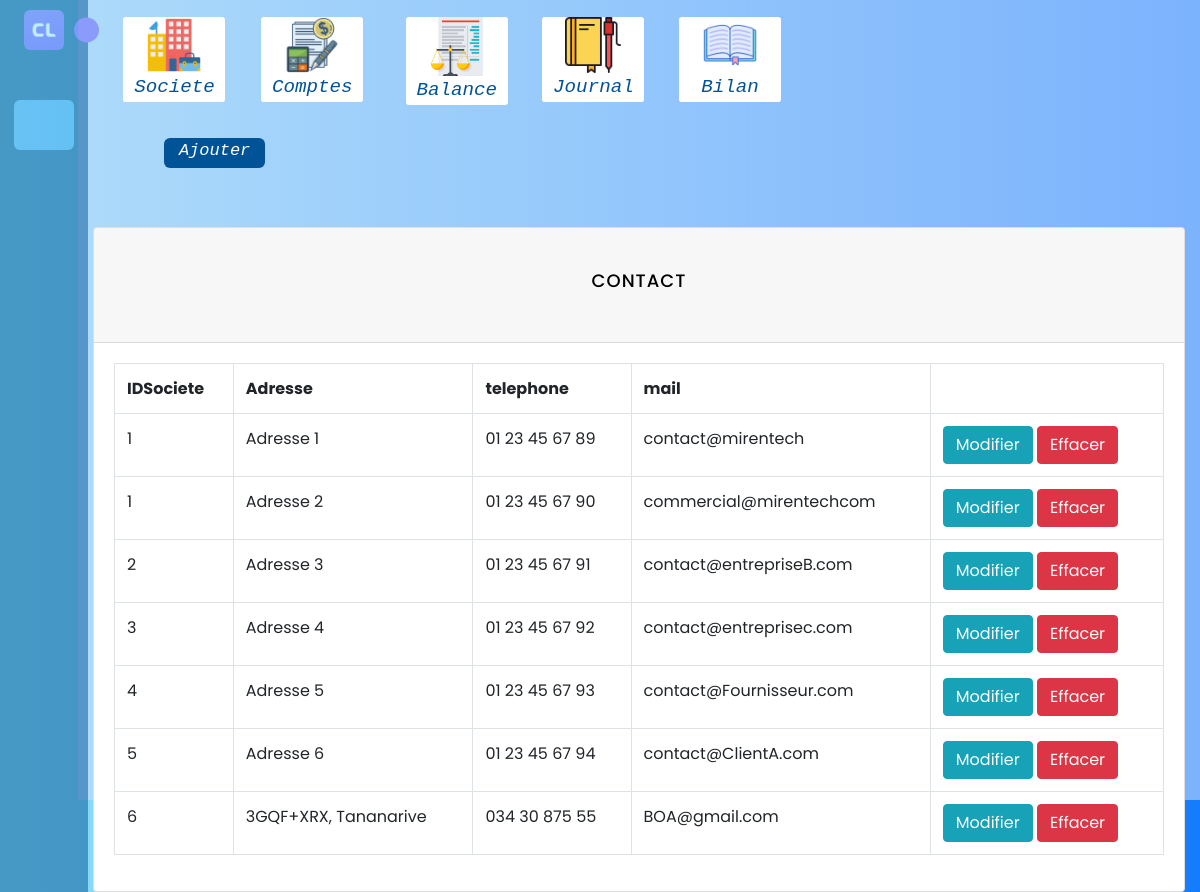
The app's page /SI-ITU/index.php with its own data.
### tables this page shows
CREATE TABLE Contact (
    id INTEGER AUTO_INCREMENT PRIMARY KEY ,
    idSociete INTEGER null,
    adresse VARCHAR(255) NULL,
    telephone VARCHAR(255) , 
    mail VARCHAR(255) NULL,
    Siege varchar(15) NUll,
    
    FOREIGN KEY (idSociete) REFERENCES identite_Entreprise(id)

);

### SI-ITU/application/views/templates/template.php (called while the page is built, shortened)
<?php
    $header = "templates/header";
    if($categorie == "S")
    {
        $header = "templates/headerS";
    }
    $this->load->view($header);
    $this->load->view($content);
?>

### SI-ITU/application/controllers/Welcome.php (called while the page is built, shortened)
<?php
class Welcome extends CI_Controller {
	public function index()
	{
		$identite_entreprise = $this->db->get('identite_Entreprise')->result();
        $devise = $this->db->get('Devise')->result();
        $data['identite_entreprise'] = $identite_entreprise;
        $data['devise'] = $devise;
		$data['content'] = "select/contact";
		$data['categorie'] = "S";
		$this->load->view('templates/template',$data);
	}
}

### SI-ITU/index.php (called while the page is built, shortened)
<?php
require_once BASEPATH.'core/CodeIgniter.php';

### SI-ITU/application/views/select/contact.php (the view, shortened to what this page needs)
<?php
 $query = $this->db->get('Contact');
 $contacts = $query->result();
?>
<div class="container">
 <div class="card mt-5">
   <div class="card-header">
     <h2>CONTACT</h2>
   </div>
   <div class="card-body">
     <table class="table table-bordered">
       <tr>
         <th>IDSociete</th>
         <th>Adresse</th>
         <th>telephone</th>
         <th>mail</th>
       </tr>
       <?php foreach($contacts as $contact): ?>
         <tr>
           <td><?php echo $contact->idSociete; ?></td>
           <td><?php echo $contact->adresse; ?></td>
           <td><?php echo $contact->telephone; ?></td>
           <td><?php echo $contact->mail; ?></td>
           <td>
             <a href="<?php echo site_url('update/Update/contact?id='.$contact->id) ?>" class="btn btn-info">Modifier</a>
             <a onclick="return confirm('EST TU SUR DE VOULOIR EFFACER CETTE LIGNE?')" href="<?php echo site_url('delete/Delete/contact?id='.$contact->id) ?>" class='btn btn-danger'>Effacer </a>
           </td>
         </tr>
       <?php endforeach; ?>
     </table>
   </div>
 </div>
</div>
    </section>
</body>
</html>

### SI-ITU/assets/css/style.css (style rules this page uses)
* { box-sizing: border-box; -webkit-box-sizing: border-box; -moz-box-sizing: border-box; }
body { font-family: 'lato', sans-serif; -webkit-font-smoothing: antialiased; background: linear-gradient(270deg, #0070fbeb, #8fe1f4); padding: 0; margin: 0; height: 100vh; }
h2 { text-align: center; font-size: 18px; text-transform: uppercase; letter-spacing: 1px; color: black; padding: 30px 0; }

### SI-ITU/assets/css/left.css (style rules this page uses)
* { margin: 0; padding: 0; box-sizing: border-box; font-family: 'Poppins', sans-serif; }
:root { --body-color: #E4E9F7; --sidebar-color: #FFF; --primary-color: #695CFE; --primary-color-light: #F6F5FF; --toggle-color: #DDD; --text-color: #707070; --tran-03: all 0.2s ease; --tran-03: all 0.3s ease; --tran-04: all 0.3s ease; --tran-05: all 0.3s ease; }
body { min-height: 100vh; background-color: var(--body-color); transition: var(--tran-05); }

### records on screen
contact: idSociete "1", adresse "Adresse 1", telephone "01 23 45 67 89", mail "contact@mirentech"
contact: idSociete "1", adresse "Adresse 2", telephone "01 23 45 67 90", mail "commercial@mirentechcom"
contact: idSociete "2", adresse "Adresse 3", telephone "01 23 45 67 91", mail "contact@entrepriseB.com"
contact: idSociete "3", adresse "Adresse 4", telephone "01 23 45 67 92", mail "contact@entreprisec.com"
contact: idSociete "4", adresse "Adresse 5", telephone "01 23 45 67 93", mail "contact@Fournisseur.com"
contact: idSociete "5", adresse "Adresse 6", telephone "01 23 45 67 94", mail "contact@ClientA.com"
contact: idSociete "6", adresse "3GQF+XRX, Tananarive", telephone "034 30 875 55", mail "BOA@gmail.com"
